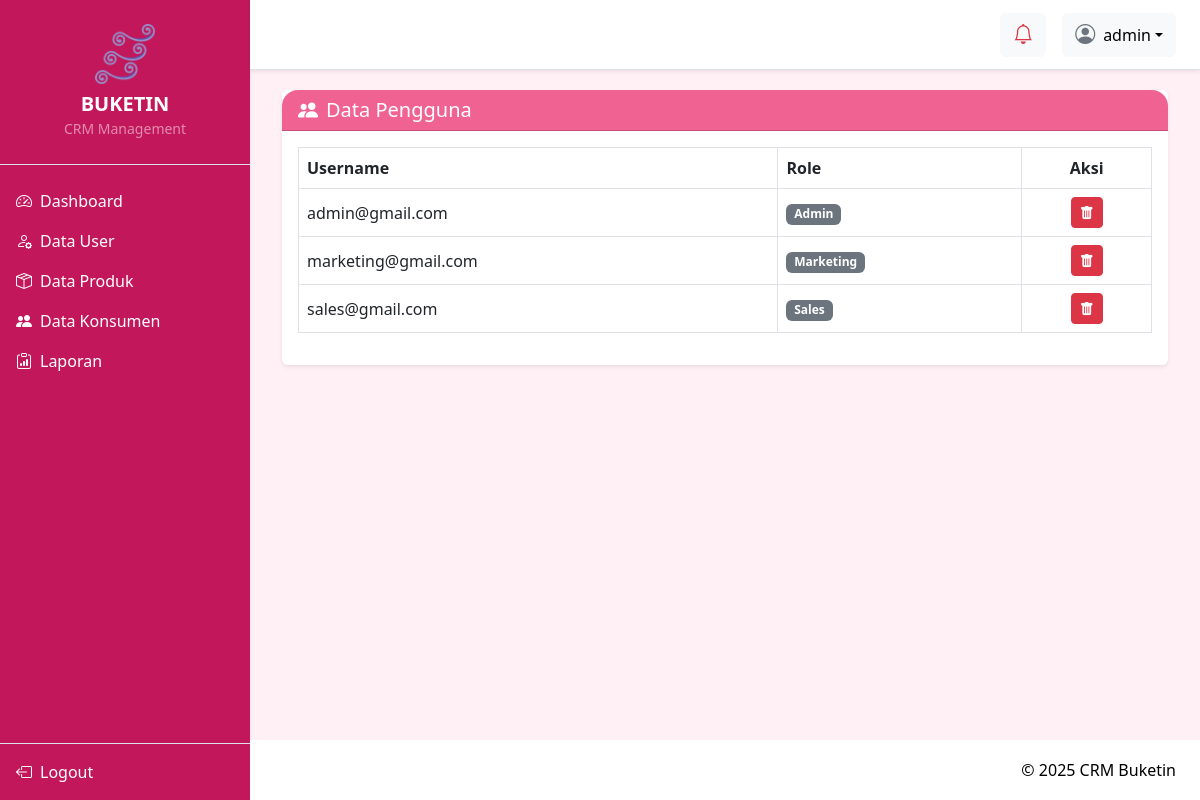
Screenshot of /view/user.php (signed in) with the database file from the repository.
### tables this page shows
CREATE TABLE `users` (
  `id` int(11) NOT NULL,
  `username` varchar(100) NOT NULL,
  `password` varchar(255) NOT NULL,
  `role` enum('admin','sales','marketing') NOT NULL
);

### view/user.php (the view, shortened to what this page needs)
<!DOCTYPE html>
<html lang="id">
<head>
    <link href="https://cdn.jsdelivr.net/npm/bootstrap@5.3.0/dist/css/bootstrap.min.css" rel="stylesheet">
    <link href="https://cdn.jsdelivr.net/npm/bootstrap-icons@1.10.5/font/bootstrap-icons.css" rel="stylesheet">
</head>
<body>
<?php include '../layout/navbar.php'; ?>
<div class="main-content">
    <?php include '../layout/header.php'; ?>
    <div class="content-wrapper">
        <div class="container">
            <div class="card shadow-sm border-0">
                <div class="card-header bg-primary text-white rounded-top">
                    <h5 class="mb-0"><i class="bi bi-people-fill me-2"></i>Data Pengguna</h5>
                </div>
                <div class="card-body">
                    <div class="table-responsive">
                        <table class="table table-hover table-bordered align-middle">
                            <thead>
                                <tr>
                                    <th scope="col">Username</th>
                                    <th scope="col">Role</th>
                                    <th scope="col" class="text-center">Aksi</th>
                                </tr>
                            </thead>
                            <tbody>
                                <?php
                                include '../connect/database.php';
                                $result = $conn->query("SELECT * FROM users");
                                while ($row = $result->fetch_assoc()):
                                ?>
                                <tr>
                                    <td><?= htmlspecialchars($row['username']) ?></td>
                                    <td><span class="badge bg-secondary"><?= htmlspecialchars(ucfirst($row['role'])) ?></span></td>
                                    <td class="text-center">
                                        <a href="../controller/delete_user.php?id=<?= $row['id'] ?>" class="btn btn-sm btn-danger btn-action" title="Hapus" onclick="return confirm('Yakin ingin menghapus pengguna ini?')">
                                            <i class="bi bi-trash-fill"></i>
                                        </a>
                                    </td>
                                </tr>
                                <?php endwhile; ?>
                            </tbody>
                        </table>
                    </div>
                </div>
            </div>
        </div>
    </div>
    <?php include '../layout/footer.php'; ?>
</div>
</body>
</html>

### view/user.php (style rules this page uses)
html, body { margin: 0; height: 100%; overflow: hidden; background-color: #fff0f5; color: #4a4a4a; font-family: 'Segoe UI', sans-serif; }
.main-content { margin-left: 250px; padding-top: 70px; padding-bottom: 60px; height: 100vh; overflow: hidden; display: flex; flex-direction: column; }
.content-wrapper { flex: 1; overflow-y: auto; padding: 20px; }
.card-header { background-color: #f06292 !important; color: white !important; font-weight: 600; border-top-left-radius: 1rem !important; border-top-right-radius: 1rem !important; }

### rows the page displays
users: username "admin@gmail.com", role "Admin"
users: username "marketing@gmail.com", role "Marketing"
users: username "sales@gmail.com", role "Sales"

### other values shown
$_SESSION['role'] "admin"
